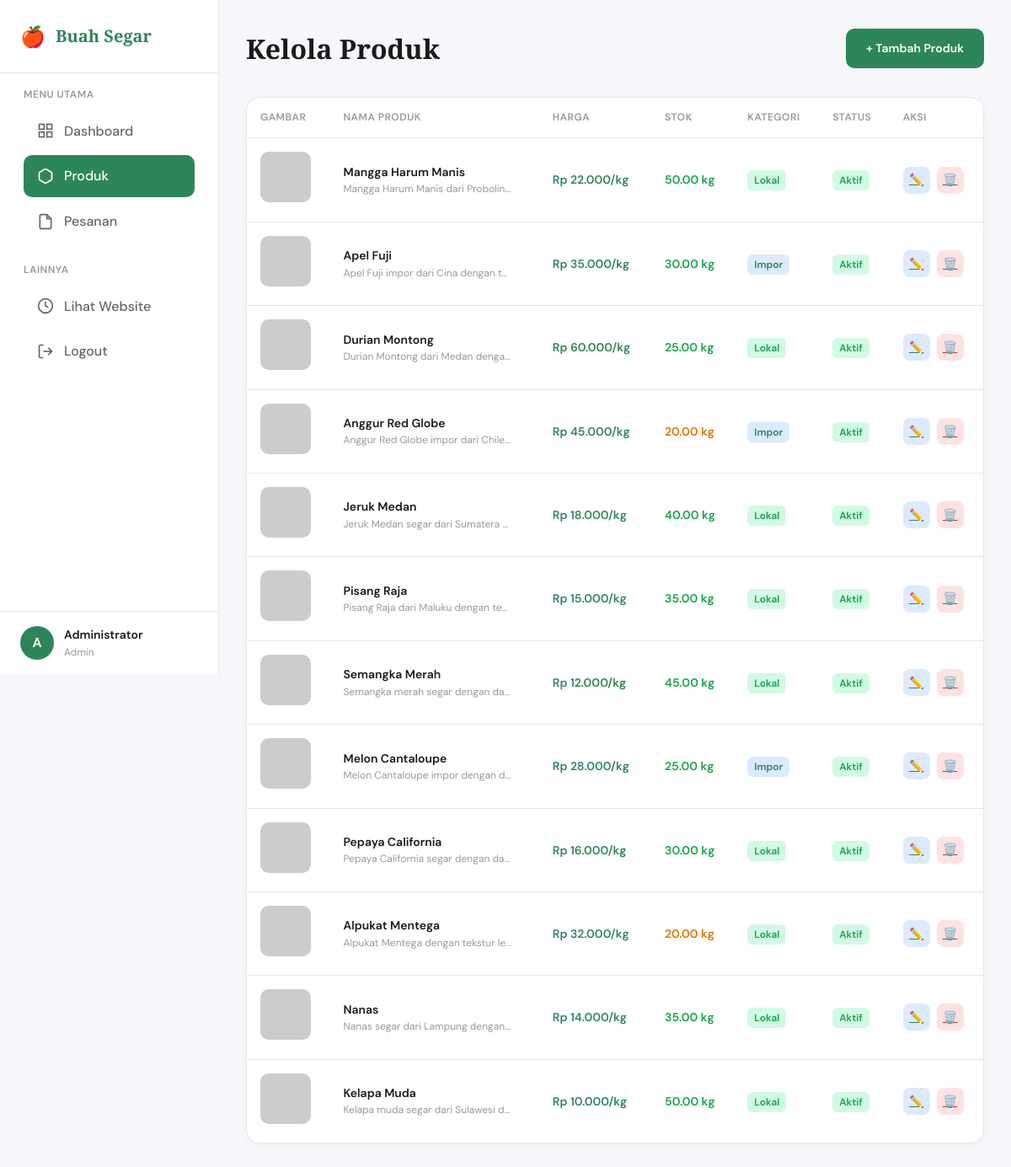
/admin/products.php (signed in), run on the app's committed database.
### tables this page shows
CREATE TABLE buah (
    id INT PRIMARY KEY AUTO_INCREMENT,
    nama_buah VARCHAR(100) NOT NULL,
    slug VARCHAR(100) UNIQUE NOT NULL,
    deskripsi TEXT,
    harga_kg DECIMAL(10,2) NOT NULL,
    stok_kg DECIMAL(10,2) DEFAULT 0,
    gambar VARCHAR(255),
    asal VARCHAR(50),
    kategori ENUM('lokal', 'impor') DEFAULT 'lokal',
    status ENUM('active', 'inactive') DEFAULT 'active',
    created_at TIMESTAMP DEFAULT CURRENT_TIMESTAMP,
    updated_at TIMESTAMP DEFAULT CURRENT_TIMESTAMP ON UPDATE CURRENT_TIMESTAMP,
    INDEX idx_slug (slug),
    INDEX idx_status (status),
    INDEX idx_kategori (kategori)
);

### auth/check_session.php (called while the page is built, shortened)
<?php
function isLoggedIn() {
    return isset($_SESSION['logged_in']) && $_SESSION['logged_in'] === true;
}
function getLoggedInUser() {
    return [
        'id' => $_SESSION['user_id'] ?? null,
        'username' => $_SESSION['username'] ?? null,
        'email' => $_SESSION['email'] ?? null,
        'nama_lengkap' => $_SESSION['nama_lengkap'] ?? null,
        'role' => $_SESSION['role'] ?? null,
        'login_time' => $_SESSION['login_time'] ?? null,
    ];
}
?>

### config/database.php (called while the page is built, shortened)
<?php
$pdo_options = [
    PDO::ATTR_ERRMODE => PDO::ERRMODE_EXCEPTION,
    PDO::ATTR_DEFAULT_FETCH_MODE => PDO::FETCH_ASSOC,
    PDO::ATTR_EMULATE_PREPARES => false,
];
function getConnection() {
    try {
        $dsn = "mysql:host=" . DB_HOST . ";dbname=" . DB_NAME . ";charset=" . DB_CHARSET;
        global $pdo_options;
        $pdo = new PDO($dsn, DB_USER, DB_PASS, $pdo_options);
        return $pdo;
    } catch (PDOException $e) {
        error_log("Database Connection Error: " . $e->getMessage());
        die("Koneksi database gagal. Silakan hubungi administrator.");
    }
}
function query($sql, $params = []) {
    try {
        $pdo = getConnection();
        $stmt = $pdo->prepare($sql);
        $stmt->execute($params);
        return $stmt;
    } catch (PDOException $e) {
        error_log("Query Error: " . $e->getMessage() . " | SQL: " . $sql);
        throw $e;
    }
}
function fetchAll($sql, $params = []) {
    $stmt = query($sql, $params);
    return $stmt->fetchAll();
}
?>

### includes/functions.php (called while the page is built, shortened)
<?php
function formatRupiah($angka, $with_prefix = true) {
    $formatted = number_format($angka, 0, ',', '.');
    return $with_prefix ? "Rp " . $formatted : $formatted;
}
?>

### admin/products.php (the view, shortened to what this page needs)
<?php
require_once '../auth/check_session.php';
require_once '../config/database.php';
require_once '../includes/functions.php';
$admin = getLoggedInUser();
$action = $_GET['action'] ?? 'list';
$products = fetchAll("SELECT * FROM buah ORDER BY created_at DESC");
function getImagePath($filename) {
    if (filter_var($filename, FILTER_VALIDATE_URL)) {
        return $filename;
    }
    $clean_filename = basename($filename);
    return '../assets/images/products/' . $clean_filename;
}
?>
<!DOCTYPE html>
<html lang="id">
<head>
</head>
<body>
    <div class="admin-layout">
        <aside class="sidebar" id="sidebar">
            <div class="sidebar-header">
                <div class="sidebar-logo">
                    <span>🍎</span>
                    Buah Segar
                </div>
            </div>
            <nav class="sidebar-nav">
                <div class="nav-section">
                    <div class="nav-section-title">Menu Utama</div>
                    <a href="dashboard.php" class="nav-item">
                        <svg viewBox="0 0 24 24" fill="none" stroke="currentColor" stroke-width="2"><rect x="3" y="3" width="7" height="7"/><rect x="14" y="3" width="7" height="7"/><rect x="14" y="14" width="7" height="7"/><rect x="3" y="14" width="7" height="7"/></svg>
                        Dashboard
                    </a>
                    <a href="products.php" class="nav-item active">
                        <svg viewBox="0 0 24 24" fill="none" stroke="currentColor" stroke-width="2"><path d="M21 16V8a2 2 0 0 0-1-1.73l-7-4a2 2 0 0 0-2 0l-7 4A2 2 0 0 0 3 8v8a2 2 0 0 0 1 1.73l7 4a2 2 0 0 0 2 0l7-4A2 2 0 0 0 21 16z"/></svg>
                        Produk
                    </a>
                    <a href="orders.php" class="nav-item">
                        <svg viewBox="0 0 24 24" fill="none" stroke="currentColor" stroke-width="2"><path d="M14 2H6a2 2 0 0 0-2 2v16a2 2 0 0 0 2 2h12a2 2 0 0 0 2-2V8z"/><polyline points="14 2 14 8 20 8"/></svg>
                        Pesanan
                    </a>
                </div>
                <div class="nav-section">
                    <div class="nav-section-title">Lainnya</div>
                    <a href="../pages/catalog.php" class="nav-item">
                        <svg viewBox="0 0 24 24" fill="none" stroke="currentColor" stroke-width="2"><circle cx="12" cy="12" r="10"/><path d="M12 6v6l4 2"/></svg>
                        Lihat Website
                    </a>
                    <a href="../auth/logout.php" class="nav-item">
                        <svg viewBox="0 0 24 24" fill="none" stroke="currentColor" stroke-width="2"><path d="M9 21H5a2 2 0 0 1-2-2V5a2 2 0 0 1 2-2h4"/><polyline points="16 17 21 12 16 7"/><line x1="21" y1="12" x2="9" y2="12"/></svg>
                        Logout
                    </a>
                </div>
            </nav>
            <div class="sidebar-footer">
                <div class="user-info">
                    <div class="user-avatar"><?php echo strtoupper(substr($admin['nama_lengkap'], 0, 1)); ?></div>
                    <div class="user-details">
                        <div class="user-name"><?php echo htmlspecialchars($admin['nama_lengkap']); ?></div>
                        <div class="user-role"><?php echo $admin['role']; ?></div>
                    </div>
                </div>
            </div>
        </aside>
        <main class="main-content">
            <div class="page-header">
                <div>
                    <h1 class="page-title">
                        <?php if ($action === 'add'): ?>Tambah Produk<?php elseif ($action === 'edit'): ?>Edit Produk<?php else: ?>Kelola Produk<?php endif; ?>
                    </h1>
                </div>
                <div class="page-actions">
                    <?php if ($action !== 'list'): ?>
                    <a href="products.php" class="btn btn-secondary">← Kembali</a>
                    <?php else: ?>
                    <a href="products.php?action=add" class="btn btn-primary">+ Tambah Produk</a>
                    <?php endif; ?>
                </div>
            </div>
            <?php if ($action === 'list'): ?>
            <div class="card">
                <div class="card-body" style="padding: 0;">
                    <?php if (count($products) > 0): ?>
                    <div class="table-container">
                        <table class="data-table">
                            <thead>
                                <tr>
                                    <th>Gambar</th>
                                    <th>Nama Produk</th>
                                    <th>Harga</th>
                                    <th>Stok</th>
                                    <th>Kategori</th>
                                    <th>Status</th>
                                    <th>Aksi</th>
                                </tr>
                            </thead>
                            <tbody>
                                <?php foreach ($products as $product):
                                    $stock_class = $product['stok_kg'] <= 10 ? 'low' : ($product['stok_kg'] <= 20 ? 'medium' : 'good');
                                ?>
                                <tr>
                                    <td>
                                        <img src="<?php echo htmlspecialchars(getImagePath($product['gambar'])); ?>"
                                             alt="<?php echo htmlspecialchars($product['nama_buah']); ?>"
                                             class="product-img"
                                             onerror="this.src='https://via.placeholder.com/60'">
                                    </td>
                                    <td>
                                        <div class="product-name"><?php echo htmlspecialchars($product['nama_buah']); ?></div>
                                        <div class="product-desc"><?php echo htmlspecialchars(substr($product['deskripsi'] ?? '', 0, 50)) . '...'; ?></div>
                                    </td>
                                    <td class="price"><?php echo formatRupiah($product['harga_kg']); ?>/kg</td>
                                    <td class="stock <?php echo $stock_class; ?>"><?php echo $product['stok_kg']; ?> kg</td>
                                    <td><span class="badge badge-<?php echo $product['kategori']; ?>"><?php echo ucfirst($product['kategori']); ?></span></td>
                                    <td><span class="badge badge-<?php echo $product['status']; ?>"><?php echo $product['status'] === 'active' ? 'Aktif' : 'Nonaktif'; ?></span></td>
                                    <td>
                                        <div class="actions">
                                            <a href="products.php?action=edit&id=<?php echo $product['id']; ?>" class="action-btn edit" title="Edit">✏️</a>
                                            <a href="products.php?delete=<?php echo $product['id']; ?>" class="action-btn delete" title="Hapus" onclick="return confirm('Yakin ingin menghapus produk ini?')">🗑️</a>
                                        </div>
                                    </td>
                                </tr>
                                <?php endforeach; ?>
                            </tbody>
                        </table>
                    </div>
                    <?php endif; ?>
                </div>
            </div>
            <?php endif; ?>
        </main>
    </div>
</body>
</html>

### data on the page
buah: nama_buah "Mangga Harum Manis", deskripsi "Mangga Harum Manis dari Probolin…", harga_kg "Rp 22.000", stok_kg "50.00", kategori "Lokal", status "Aktif"
buah: nama_buah "Apel Fuji", deskripsi "Apel Fuji impor dari Cina dengan t…", harga_kg "Rp 35.000", stok_kg "30.00", kategori "Impor", status "Aktif"
buah: nama_buah "Durian Montong", deskripsi "Durian Montong dari Medan denga…", harga_kg "Rp 60.000", stok_kg "25.00", kategori "Lokal", status "Aktif"
buah: nama_buah "Anggur Red Globe", deskripsi "Anggur Red Globe impor dari Chile…", harga_kg "Rp 45.000", stok_kg "20.00", kategori "Impor", status "Aktif"
buah: nama_buah "Jeruk Medan", deskripsi "Jeruk Medan segar dari Sumatera…", harga_kg "Rp 18.000", stok_kg "40.00", kategori "Lokal", status "Aktif"
buah: nama_buah "Pisang Raja", deskripsi "Pisang Raja dari Maluku dengan te…", harga_kg "Rp 15.000", stok_kg "35.00", kategori "Lokal", status "Aktif"
buah: nama_buah "Semangka Merah", deskripsi "Semangka merah segar dengan da…", harga_kg "Rp 12.000", stok_kg "45.00", kategori "Lokal", status "Aktif"
buah: nama_buah "Melon Cantaloupe", deskripsi "Melon Cantaloupe impor dengan d…", harga_kg "Rp 28.000", stok_kg "25.00", kategori "Impor", status "Aktif"
buah: nama_buah "Pepaya California", deskripsi "Pepaya California segar dengan da…", harga_kg "Rp 16.000", stok_kg "30.00", kategori "Lokal", status "Aktif"
buah: nama_buah "Alpukat Mentega", deskripsi "Alpukat Mentega dengan tekstur le…", harga_kg "Rp 32.000", stok_kg "20.00", kategori "Lokal", status "Aktif"
buah: nama_buah "Nanas", deskripsi "Nanas segar dari Lampung dengan…", harga_kg "Rp 14.000", stok_kg "35.00", kategori "Lokal", status "Aktif"
buah: nama_buah "Kelapa Muda", deskripsi "Kelapa muda segar dari Sulawesi d…", harga_kg "Rp 10.000", stok_kg "50.00", kategori "Lokal", status "Aktif"

### other printed values
substr($admin['nama_lengkap'], 0, 1) "A"
$admin['nama_lengkap'] "Administrator"
$admin['role'] "Admin"
